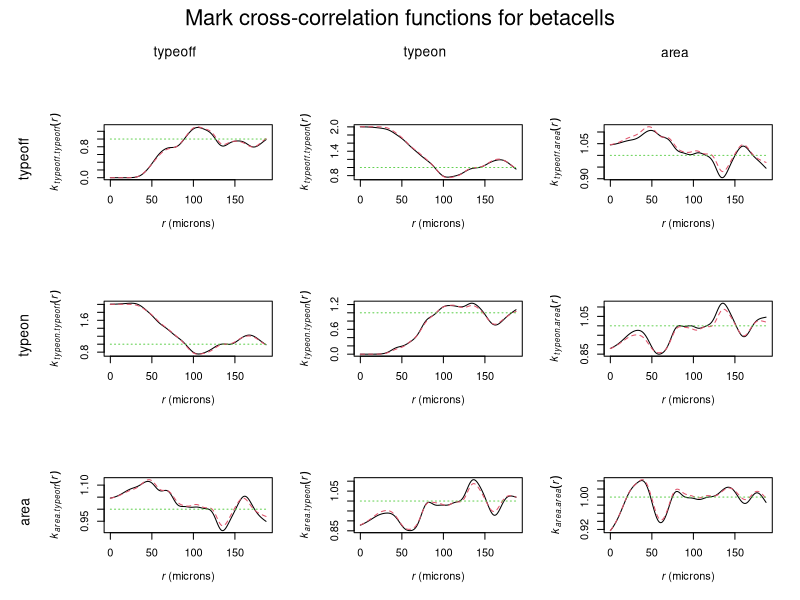

This figure's R source:
library(spatstat)


### Name: markcrosscorr
### Title: Mark Cross-Correlation Function
### Aliases: markcrosscorr
### Keywords: spatial nonparametric

### ** Examples

  # The dataset 'betacells' has two columns of marks:
  #       'type' (factor)
  #       'area' (numeric)
  if(interactive()) plot(betacells)
  plot(markcrosscorr(betacells))
